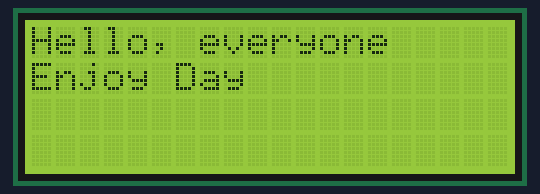
Simulated run of this sketch. Board: Arduino Uno, built with avr-gcc and run on an emulated ATmega328P. On the bench: 20×4 character LCD.

Above: at 0.1 s.
At 0.99 s:
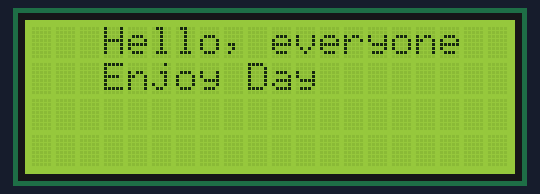
At 1.39 s:
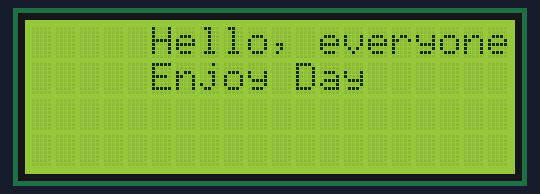
At 1.79 s:
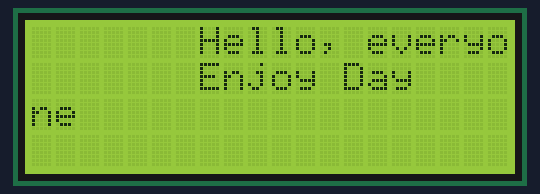
At 2.59 s:
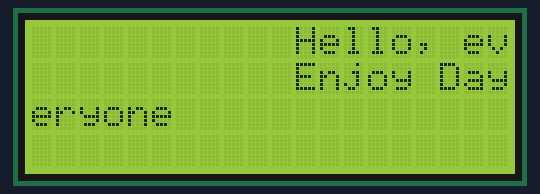
At 3.6 s:
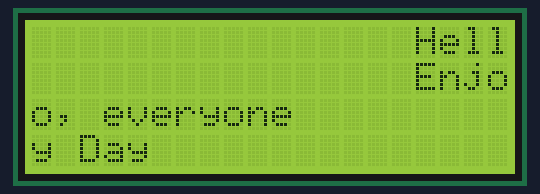

Measured:
- by itself, everything shown: repeats every 3.7 s, in 18 steps
- what the display in image 0 shows lasts 0.5 s, from 0.1 s to 0.6 s

The sketch:

lcd_1.ino
```cpp
#include<Wire.h>
#include<LiquidCrystal_I2C.h>
LiquidCrystal_I2C lcd(0x27,20,4);
void setup() {
  // put your setup code here, to run once:

}

void loop() {
  // put your main code here, to run repeatedly:
  lcd.init();
  lcd.backlight();
  lcd.setCursor(0,0);
  lcd.print("Hello, everyone");
  lcd.setCursor(0,1);
  lcd.print("Enjoy Day");
  delay(500);
  lcd.scrollDisplayRight();
  delay(100);
  lcd.scrollDisplayRight();
  delay(200);
  lcd.scrollDisplayRight();
  delay(200);
  lcd.scrollDisplayRight();
  delay(200);
  lcd.scrollDisplayRight();
  delay(200);
  lcd.scrollDisplayRight();
  delay(200);
  lcd.scrollDisplayRight();
  delay(200);
  lcd.scrollDisplayRight();
  delay(200);
  lcd.scrollDisplayRight();
  delay(200);
  lcd.scrollDisplayRight();
  delay(200);
  lcd.scrollDisplayRight();
  delay(200);
  lcd.scrollDisplayRight();
  delay(200);
  lcd.scrollDisplayRight();
  delay(200);
  lcd.scrollDisplayRight();
  delay(200);
  lcd.scrollDisplayRight();
  delay(200);
  lcd.scrollDisplayRight();
  delay(200);
  lcd.scrollDisplayRight();
}
```
